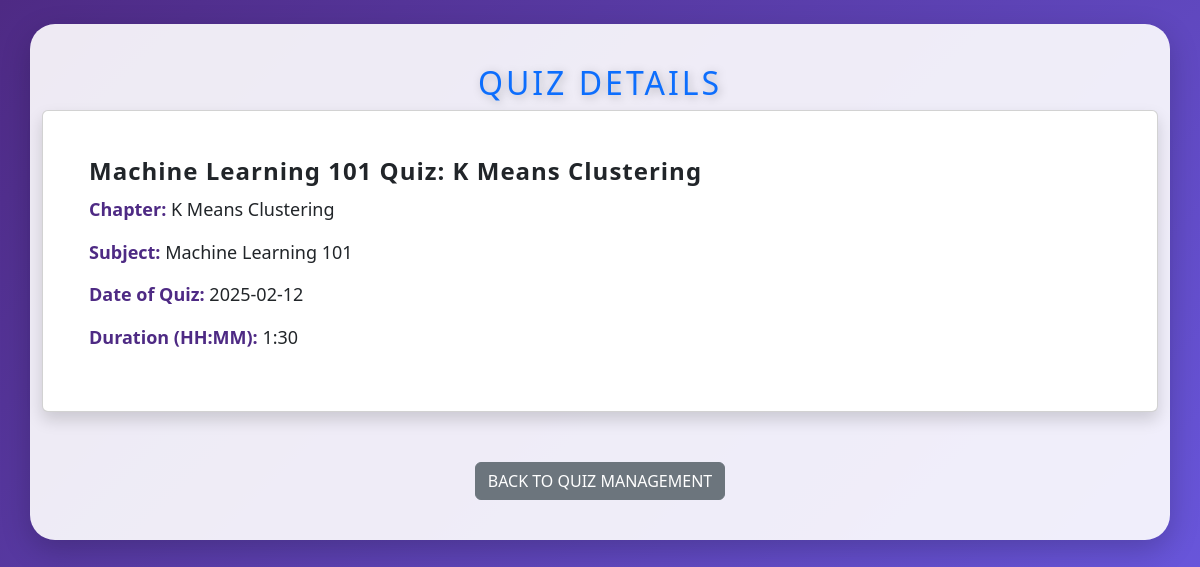
Page /quiz/4 on the committed database.
### models/models.py (models this page shows, shortened)
class Subject(db.Model):
    id=db.Column(db.Integer, primary_key=True)
    name=db.Column(db.String(100), unique=True, nullable=False)
    description=db.Column(db.Text)
    chapters=db.relationship('Chapter', backref='subject', lazy=True)

class Chapter(db.Model):
    id=db.Column(db.Integer, primary_key=True)
    name=db.Column(db.String(100), nullable=False)
    description=db.Column(db.Text)
    subject_id=db.Column(db.Integer, db.ForeignKey('subject.id'), nullable=False)
    quizzes=db.relationship('Quiz', backref='chapter', lazy=True)

class Quiz(db.Model):
    id=db.Column(db.Integer, primary_key=True)
    chapter_id=db.Column(db.Integer, db.ForeignKey('chapter.id'), nullable=False)
    date_of_quiz=db.Column(db.Date)
    time_duration=db.Column(db.String(10))
    remarks=db.Column(db.Text)
    questions=db.relationship('Questions', backref='quiz', lazy=True)
    scores=db.relationship('Scores', backref='quiz', lazy=True)

### app.py (the view)
@app.route('/quiz/<int:quiz_id>')
def quiz_details(quiz_id):
    quiz = db.session.query(
        Quiz.id,
        Quiz.date_of_quiz,
        Quiz.time_duration,
        Quiz.remarks,
        Chapter.name.label("chapter_name"),
        Subject.name.label("subject_name")
    ).join(Chapter, Quiz.chapter_id == Chapter.id) \
     .join(Subject, Chapter.subject_id == Subject.id) \
     .filter(Quiz.id == quiz_id) \
     .first()
    if not quiz:
        flash("Quiz not found!", "danger")
        return redirect(url_for('quiz_management'))
    return render_template('quiz_details.html', quiz=quiz)

### templates/quiz_details.html (shortened to what this page needs)
<!DOCTYPE html>
<html lang="en">
<head>
    <link rel="stylesheet" href="{{ url_for('static', filename='css/quiz_info.css') }}">
    <link href="https://cdn.jsdelivr.net/npm/bootstrap@5.3.0/dist/css/bootstrap.min.css" rel="stylesheet">
</head>
<body>
<div class="container mt-4">
    <h2 class="text-center text-primary">Quiz Details</h2>
    <div class="card shadow">
        <div class="card-body">
            <h4 class="card-title">{{ quiz.subject_name }} Quiz: {{ quiz.chapter_name }}</h4>
            <p><strong>Chapter:</strong> {{ quiz.chapter_name }}</p>
            <p><strong>Subject:</strong> {{ quiz.subject_name }}</p>
            <p><strong>Date of Quiz:</strong> {{ quiz.date_of_quiz }}</p>
            <p><strong>Duration (HH:MM):</strong> {{ quiz.time_duration }}</p>
        </div>
    </div>
    <div class="text-center mt-3">
        <a href="{{ url_for('quiz_management') }}" class="btn btn-secondary">Back to Quiz Management</a>
    </div>
</div>
</body>
</html>

### static/css/quiz_info.css (style rules this page uses)
body { font-family: 'Poppins', sans-serif; background: linear-gradient(135deg, #4e2a84, #6c5ce7); color: #fff; margin: 0; padding: 0; height: 100vh; }
.container { background: rgba(255, 255, 255, 0.9); border-radius: 25px; padding: 40px 50px; box-shadow: 0 10px 30px rgba(0, 0, 0, 0.2); margin-top: 60px; max-width: 900px; margin-left: auto; margin-right: auto; position: relative; }
h2 { font-size: 38px; font-weight: 700; margin-bottom: 30px; text-align: center; color: #6c5ce7; text-transform: uppercase; letter-spacing: 3px; text-shadow: 2px 2px 10px rgba(0, 0, 0, 0.25); }
.card { background: #fff; border-radius: 15px; padding: 30px; margin-bottom: 30px; box-shadow: 0 10px 20px rgba(0, 0, 0, 0.15); transition: transform 0.3s ease, box-shadow 0.3s ease; }
.card-title { font-size: 24px; font-weight: 600; color: #4e2a84; margin-bottom: 20px; letter-spacing: 1px; }
.card-body { font-size: 18px; color: #333; line-height: 1.7; }
.card-body p { margin-bottom: 12px; }
strong { color: #4e2a84; font-weight: 600; }
.btn { border-radius: 30px; padding: 14px 30px; font-size: 18px; font-weight: 600; transition: all 0.4s ease; text-transform: uppercase; }
.btn-secondary { background-color: #6c5ce7; border: none; color: #fff; margin-top: 20px; }

### rows in the picture
Subject: subject_name "Machine Learning 101"
Chapter: chapter_name "K Means Clustering"
Quiz: time_duration "1:30"

### other values in the picture
{{ quiz.date_of_quiz }} "2025-02-12"
